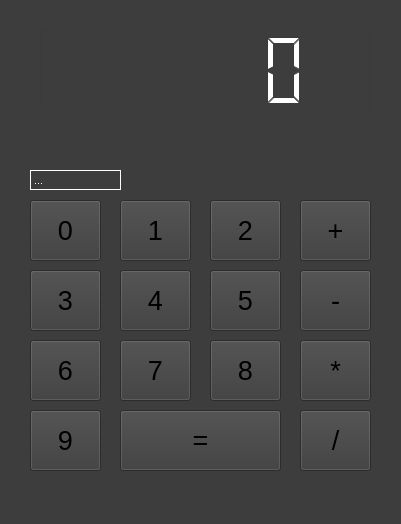
<?xml version="1.0" encoding="UTF-8"?>
<ui version="4.0">
 <class>Calculadora</class>
 <widget class="QMainWindow" name="Calculadora">
  <property name="geometry">
   <rect>
    <x>0</x>
    <y>0</y>
    <width>401</width>
    <height>524</height>
   </rect>
  </property>
  <property name="minimumSize">
   <size>
    <width>401</width>
    <height>524</height>
   </size>
  </property>
  <property name="maximumSize">
   <size>
    <width>401</width>
    <height>524</height>
   </size>
  </property>
  <property name="palette">
   <palette>
    <active>
     <colorrole role="WindowText">
      <brush brushstyle="SolidPattern">
       <color alpha="255">
        <red>0</red>
        <green>0</green>
        <blue>0</blue>
       </color>
      </brush>
     </colorrole>
     <colorrole role="Button">
      <brush brushstyle="SolidPattern">
       <color alpha="255">
        <red>59</red>
        <green>59</green>
        <blue>59</blue>
       </color>
      </brush>
     </colorrole>
     <colorrole role="Light">
      <brush brushstyle="SolidPattern">
       <color alpha="255">
        <red>59</red>
        <green>59</green>
        <blue>59</blue>
       </color>
      </brush>
     </colorrole>
     <colorrole role="Midlight">
      <brush brushstyle="SolidPattern">
       <color alpha="255">
        <red>61</red>
        <green>61</green>
        <blue>61</blue>
       </color>
      </brush>
     </colorrole>
     <colorrole role="Dark">
      <brush brushstyle="SolidPattern">
       <color alpha="255">
        <red>61</red>
        <green>61</green>
        <blue>61</blue>
       </color>
      </brush>
     </colorrole>
     <colorrole role="Mid">
      <brush brushstyle="SolidPattern">
       <color alpha="255">
        <red>61</red>
        <green>61</green>
        <blue>61</blue>
       </color>
      </brush>
     </colorrole>
     <colorrole role="Text">
      <brush brushstyle="SolidPattern">
       <color alpha="255">
        <red>255</red>
        <green>255</green>
        <blue>255</blue>
       </color>
      </brush>
     </colorrole>
     <colorrole role="ButtonText">
      <brush brushstyle="SolidPattern">
       <color alpha="255">
        <red>255</red>
        <green>255</green>
        <blue>255</blue>
       </color>
      </brush>
     </colorrole>
     <colorrole role="Base">
      <brush brushstyle="SolidPattern">
       <color alpha="255">
        <red>91</red>
        <green>91</green>
        <blue>91</blue>
       </color>
      </brush>
     </colorrole>
     <colorrole role="Window">
      <brush brushstyle="SolidPattern">
       <color alpha="255">
        <red>61</red>
        <green>61</green>
        <blue>61</blue>
       </color>
      </brush>
     </colorrole>
     <colorrole role="Shadow">
      <brush brushstyle="SolidPattern">
       <color alpha="255">
        <red>61</red>
        <green>61</green>
        <blue>61</blue>
       </color>
      </brush>
     </colorrole>
     <colorrole role="Highlight">
      <brush brushstyle="SolidPattern">
       <color alpha="255">
        <red>91</red>
        <green>91</green>
        <blue>91</blue>
       </color>
      </brush>
     </colorrole>
     <colorrole role="HighlightedText">
      <brush brushstyle="SolidPattern">
       <color alpha="255">
        <red>91</red>
        <green>91</green>
        <blue>91</blue>
       </color>
      </brush>
     </colorrole>
     <colorrole role="Link">
      <brush brushstyle="SolidPattern">
       <color alpha="255">
        <red>0</red>
        <green>0</green>
        <blue>118</blue>
       </color>
      </brush>
     </colorrole>
     <colorrole role="LinkVisited">
      <brush brushstyle="SolidPattern">
       <color alpha="255">
        <red>0</red>
        <green>56</green>
        <blue>1</blue>
       </color>
      </brush>
     </colorrole>
     <colorrole role="AlternateBase">
      <brush brushstyle="SolidPattern">
       <color alpha="255">
        <red>91</red>
        <green>91</green>
        <blue>91</blue>
       </color>
      </brush>
     </colorrole>
     <colorrole role="NoRole">
      <brush brushstyle="SolidPattern">
       <color alpha="255">
        <red>91</red>
        <green>91</green>
        <blue>91</blue>
       </color>
      </brush>
     </colorrole>
     <colorrole role="ToolTipBase">
      <brush brushstyle="SolidPattern">
       <color alpha="255">
        <red>91</red>
        <green>91</green>
        <blue>91</blue>
       </color>
      </brush>
     </colorrole>
     <colorrole role="ToolTipText">
      <brush brushstyle="SolidPattern">
       <color alpha="255">
        <red>91</red>
        <green>91</green>
        <blue>91</blue>
       </color>
      </brush>
     </colorrole>
    </active>
    <inactive>
     <colorrole role="WindowText">
      <brush brushstyle="SolidPattern">
       <color alpha="255">
        <red>0</red>
        <green>0</green>
        <blue>0</blue>
       </color>
      </brush>
     </colorrole>
     <colorrole role="Button">
      <brush brushstyle="SolidPattern">
       <color alpha="255">
        <red>59</red>
        <green>59</green>
        <blue>59</blue>
       </color>
      </brush>
     </colorrole>
     <colorrole role="Light">
      <brush brushstyle="SolidPattern">
       <color alpha="255">
        <red>59</red>
        <green>59</green>
        <blue>59</blue>
       </color>
      </brush>
     </colorrole>
     <colorrole role="Midlight">
      <brush brushstyle="SolidPattern">
       <color alpha="255">
        <red>61</red>
        <green>61</green>
        <blue>61</blue>
       </color>
      </brush>
     </colorrole>
     <colorrole role="Dark">
      <brush brushstyle="SolidPattern">
       <color alpha="255">
        <red>61</red>
        <green>61</green>
        <blue>61</blue>
       </color>
      </brush>
     </colorrole>
     <colorrole role="Mid">
      <brush brushstyle="SolidPattern">
       <color alpha="255">
        <red>61</red>
        <green>61</green>
        <blue>61</blue>
       </color>
      </brush>
     </colorrole>
     <colorrole role="Text">
      <brush brushstyle="SolidPattern">
       <color alpha="255">
        <red>255</red>
        <green>255</green>
        <blue>255</blue>
       </color>
      </brush>
     </colorrole>
     <colorrole role="ButtonText">
      <brush brushstyle="SolidPattern">
       <color alpha="255">
        <red>255</red>
        <green>255</green>
        <blue>255</blue>
       </color>
      </brush>
     </colorrole>
     <colorrole role="Base">
      <brush brushstyle="SolidPattern">
       <color alpha="255">
        <red>91</red>
        <green>91</green>
        <blue>91</blue>
       </color>
      </brush>
     </colorrole>
     <colorrole role="Window">
      <brush brushstyle="SolidPattern">
       <color alpha="255">
        <red>61</red>
        <green>61</green>
        <blue>61</blue>
       </color>
      </brush>
     </colorrole>
     <colorrole role="Shadow">
      <brush brushstyle="SolidPattern">
       <color alpha="255">
        <red>61</red>
        <green>61</green>
        <blue>61</blue>
       </color>
      </brush>
     </colorrole>
     <colorrole role="Highlight">
      <brush brushstyle="SolidPattern">
       <color alpha="255">
        <red>91</red>
        <green>91</green>
        <blue>91</blue>
       </color>
      </brush>
     </colorrole>
     <colorrole role="HighlightedText">
      <brush brushstyle="SolidPattern">
       <color alpha="255">
        <red>91</red>
        <green>91</green>
        <blue>91</blue>
       </color>
      </brush>
     </colorrole>
     <colorrole role="Link">
      <brush brushstyle="SolidPattern">
       <color alpha="255">
        <red>0</red>
        <green>0</green>
        <blue>118</blue>
       </color>
      </brush>
     </colorrole>
     <colorrole role="LinkVisited">
      <brush brushstyle="SolidPattern">
       <color alpha="255">
        <red>0</red>
        <green>56</green>
        <blue>1</blue>
       </color>
      </brush>
     </colorrole>
     <colorrole role="AlternateBase">
      <brush brushstyle="SolidPattern">
       <color alpha="255">
        <red>91</red>
        <green>91</green>
        <blue>91</blue>
       </color>
      </brush>
     </colorrole>
     <colorrole role="NoRole">
      <brush brushstyle="SolidPattern">
       <color alpha="255">
        <red>91</red>
        <green>91</green>
        <blue>91</blue>
       </color>
      </brush>
     </colorrole>
     <colorrole role="ToolTipBase">
      <brush brushstyle="SolidPattern">
       <color alpha="255">
        <red>91</red>
        <green>91</green>
        <blue>91</blue>
       </color>
      </brush>
     </colorrole>
     <colorrole role="ToolTipText">
      <brush brushstyle="SolidPattern">
       <color alpha="255">
        <red>91</red>
        <green>91</green>
        <blue>91</blue>
       </color>
      </brush>
     </colorrole>
    </inactive>
    <disabled>
     <colorrole role="WindowText">
      <brush brushstyle="SolidPattern">
       <color alpha="255">
        <red>61</red>
        <green>61</green>
        <blue>61</blue>
       </color>
      </brush>
     </colorrole>
     <colorrole role="Button">
      <brush brushstyle="SolidPattern">
       <color alpha="255">
        <red>59</red>
        <green>59</green>
        <blue>59</blue>
       </color>
      </brush>
     </colorrole>
     <colorrole role="Light">
      <brush brushstyle="SolidPattern">
       <color alpha="255">
        <red>59</red>
        <green>59</green>
        <blue>59</blue>
       </color>
      </brush>
     </colorrole>
     <colorrole role="Midlight">
      <brush brushstyle="SolidPattern">
       <color alpha="255">
        <red>61</red>
        <green>61</green>
        <blue>61</blue>
       </color>
      </brush>
     </colorrole>
     <colorrole role="Dark">
      <brush brushstyle="SolidPattern">
       <color alpha="255">
        <red>61</red>
        <green>61</green>
        <blue>61</blue>
       </color>
      </brush>
     </colorrole>
     <colorrole role="Mid">
      <brush brushstyle="SolidPattern">
       <color alpha="255">
        <red>61</red>
        <green>61</green>
        <blue>61</blue>
       </color>
      </brush>
     </colorrole>
     <colorrole role="Text">
      <brush brushstyle="SolidPattern">
       <color alpha="255">
        <red>255</red>
        <green>255</green>
        <blue>255</blue>
       </color>
      </brush>
     </colorrole>
     <colorrole role="ButtonText">
      <brush brushstyle="SolidPattern">
       <color alpha="255">
        <red>255</red>
        <green>255</green>
        <blue>255</blue>
       </color>
      </brush>
     </colorrole>
     <colorrole role="Base">
      <brush brushstyle="SolidPattern">
       <color alpha="255">
        <red>61</red>
        <green>61</green>
        <blue>61</blue>
       </color>
      </brush>
     </colorrole>
     <colorrole role="Window">
      <brush brushstyle="SolidPattern">
       <color alpha="255">
        <red>61</red>
        <green>61</green>
        <blue>61</blue>
       </color>
      </brush>
     </colorrole>
     <colorrole role="Shadow">
      <brush brushstyle="SolidPattern">
       <color alpha="255">
        <red>61</red>
        <green>61</green>
        <blue>61</blue>
       </color>
      </brush>
     </colorrole>
     <colorrole role="Highlight">
      <brush brushstyle="SolidPattern">
       <color alpha="255">
        <red>0</red>
        <green>120</green>
        <blue>215</blue>
       </color>
      </brush>
     </colorrole>
     <colorrole role="HighlightedText">
      <brush brushstyle="SolidPattern">
       <color alpha="255">
        <red>91</red>
        <green>91</green>
        <blue>91</blue>
       </color>
      </brush>
     </colorrole>
     <colorrole role="Link">
      <brush brushstyle="SolidPattern">
       <color alpha="255">
        <red>0</red>
        <green>0</green>
        <blue>118</blue>
       </color>
      </brush>
     </colorrole>
     <colorrole role="LinkVisited">
      <brush brushstyle="SolidPattern">
       <color alpha="255">
        <red>0</red>
        <green>56</green>
        <blue>1</blue>
       </color>
      </brush>
     </colorrole>
     <colorrole role="AlternateBase">
      <brush brushstyle="SolidPattern">
       <color alpha="255">
        <red>91</red>
        <green>91</green>
        <blue>91</blue>
       </color>
      </brush>
     </colorrole>
     <colorrole role="NoRole">
      <brush brushstyle="SolidPattern">
       <color alpha="255">
        <red>91</red>
        <green>91</green>
        <blue>91</blue>
       </color>
      </brush>
     </colorrole>
     <colorrole role="ToolTipBase">
      <brush brushstyle="SolidPattern">
       <color alpha="255">
        <red>91</red>
        <green>91</green>
        <blue>91</blue>
       </color>
      </brush>
     </colorrole>
     <colorrole role="ToolTipText">
      <brush brushstyle="SolidPattern">
       <color alpha="255">
        <red>91</red>
        <green>91</green>
        <blue>91</blue>
       </color>
      </brush>
     </colorrole>
    </disabled>
   </palette>
  </property>
  <property name="contextMenuPolicy">
   <enum>Qt::CustomContextMenu</enum>
  </property>
  <property name="windowTitle">
   <string>MainWindow</string>
  </property>
  <property name="autoFillBackground">
   <bool>true</bool>
  </property>
  <property name="tabShape">
   <enum>QTabWidget::Rounded</enum>
  </property>
  <widget class="QWidget" name="centralwidget">
   <widget class="QPushButton" name="BTN0">
    <property name="geometry">
     <rect>
      <x>30</x>
      <y>200</y>
      <width>71</width>
      <height>61</height>
     </rect>
    </property>
    <property name="palette">
     <palette>
      <active>
       <colorrole role="ButtonText">
        <brush brushstyle="SolidPattern">
         <color alpha="255">
          <red>0</red>
          <green>0</green>
          <blue>0</blue>
         </color>
        </brush>
       </colorrole>
      </active>
      <inactive>
       <colorrole role="ButtonText">
        <brush brushstyle="SolidPattern">
         <color alpha="255">
          <red>0</red>
          <green>0</green>
          <blue>0</blue>
         </color>
        </brush>
       </colorrole>
      </inactive>
      <disabled>
       <colorrole role="ButtonText">
        <brush brushstyle="SolidPattern">
         <color alpha="255">
          <red>255</red>
          <green>255</green>
          <blue>255</blue>
         </color>
        </brush>
       </colorrole>
      </disabled>
     </palette>
    </property>
    <property name="font">
     <font>
      <pointsize>20</pointsize>
     </font>
    </property>
    <property name="text">
     <string>0</string>
    </property>
   </widget>
   <widget class="QLCDNumber" name="lcdNumber">
    <property name="geometry">
     <rect>
      <x>40</x>
      <y>30</y>
      <width>331</width>
      <height>81</height>
     </rect>
    </property>
    <property name="palette">
     <palette>
      <active>
       <colorrole role="WindowText">
        <brush brushstyle="SolidPattern">
         <color alpha="255">
          <red>255</red>
          <green>255</green>
          <blue>255</blue>
         </color>
        </brush>
       </colorrole>
      </active>
      <inactive>
       <colorrole role="WindowText">
        <brush brushstyle="SolidPattern">
         <color alpha="255">
          <red>255</red>
          <green>255</green>
          <blue>255</blue>
         </color>
        </brush>
       </colorrole>
      </inactive>
      <disabled>
       <colorrole role="WindowText">
        <brush brushstyle="SolidPattern">
         <color alpha="255">
          <red>61</red>
          <green>61</green>
          <blue>61</blue>
         </color>
        </brush>
       </colorrole>
      </disabled>
     </palette>
    </property>
   </widget>
   <widget class="QPushButton" name="BTN1">
    <property name="geometry">
     <rect>
      <x>120</x>
      <y>200</y>
      <width>71</width>
      <height>61</height>
     </rect>
    </property>
    <property name="palette">
     <palette>
      <active>
       <colorrole role="ButtonText">
        <brush brushstyle="SolidPattern">
         <color alpha="255">
          <red>0</red>
          <green>0</green>
          <blue>0</blue>
         </color>
        </brush>
       </colorrole>
      </active>
      <inactive>
       <colorrole role="ButtonText">
        <brush brushstyle="SolidPattern">
         <color alpha="255">
          <red>0</red>
          <green>0</green>
          <blue>0</blue>
         </color>
        </brush>
       </colorrole>
      </inactive>
      <disabled>
       <colorrole role="ButtonText">
        <brush brushstyle="SolidPattern">
         <color alpha="255">
          <red>255</red>
          <green>255</green>
          <blue>255</blue>
         </color>
        </brush>
       </colorrole>
      </disabled>
     </palette>
    </property>
    <property name="font">
     <font>
      <pointsize>20</pointsize>
     </font>
    </property>
    <property name="text">
     <string>1</string>
    </property>
   </widget>
   <widget class="QPushButton" name="BTN2">
    <property name="geometry">
     <rect>
      <x>210</x>
      <y>200</y>
      <width>71</width>
      <height>61</height>
     </rect>
    </property>
    <property name="palette">
     <palette>
      <active>
       <colorrole role="ButtonText">
        <brush brushstyle="SolidPattern">
         <color alpha="255">
          <red>0</red>
          <green>0</green>
          <blue>0</blue>
         </color>
        </brush>
       </colorrole>
      </active>
      <inactive>
       <colorrole role="ButtonText">
        <brush brushstyle="SolidPattern">
         <color alpha="255">
          <red>0</red>
          <green>0</green>
          <blue>0</blue>
         </color>
        </brush>
       </colorrole>
      </inactive>
      <disabled>
       <colorrole role="ButtonText">
        <brush brushstyle="SolidPattern">
         <color alpha="255">
          <red>255</red>
          <green>255</green>
          <blue>255</blue>
         </color>
        </brush>
       </colorrole>
      </disabled>
     </palette>
    </property>
    <property name="font">
     <font>
      <pointsize>20</pointsize>
     </font>
    </property>
    <property name="text">
     <string>2</string>
    </property>
   </widget>
   <widget class="QPushButton" name="BTN3">
    <property name="geometry">
     <rect>
      <x>30</x>
      <y>270</y>
      <width>71</width>
      <height>61</height>
     </rect>
    </property>
    <property name="palette">
     <palette>
      <active>
       <colorrole role="ButtonText">
        <brush brushstyle="SolidPattern">
         <color alpha="255">
          <red>0</red>
          <green>0</green>
          <blue>0</blue>
         </color>
        </brush>
       </colorrole>
      </active>
      <inactive>
       <colorrole role="ButtonText">
        <brush brushstyle="SolidPattern">
         <color alpha="255">
          <red>0</red>
          <green>0</green>
          <blue>0</blue>
         </color>
        </brush>
       </colorrole>
      </inactive>
      <disabled>
       <colorrole role="ButtonText">
        <brush brushstyle="SolidPattern">
         <color alpha="255">
          <red>255</red>
          <green>255</green>
          <blue>255</blue>
         </color>
        </brush>
       </colorrole>
      </disabled>
     </palette>
    </property>
    <property name="font">
     <font>
      <pointsize>20</pointsize>
     </font>
    </property>
    <property name="text">
     <string>3</string>
    </property>
   </widget>
   <widget class="QPushButton" name="BTN4">
    <property name="geometry">
     <rect>
      <x>120</x>
      <y>270</y>
      <width>71</width>
      <height>61</height>
     </rect>
    </property>
    <property name="palette">
     <palette>
      <active>
       <colorrole role="ButtonText">
        <brush brushstyle="SolidPattern">
         <color alpha="255">
          <red>0</red>
          <green>0</green>
          <blue>0</blue>
         </color>
        </brush>
       </colorrole>
      </active>
      <inactive>
       <colorrole role="ButtonText">
        <brush brushstyle="SolidPattern">
         <color alpha="255">
          <red>0</red>
          <green>0</green>
          <blue>0</blue>
         </color>
        </brush>
       </colorrole>
      </inactive>
      <disabled>
       <colorrole role="ButtonText">
        <brush brushstyle="SolidPattern">
         <color alpha="255">
          <red>255</red>
          <green>255</green>
          <blue>255</blue>
         </color>
        </brush>
       </colorrole>
      </disabled>
     </palette>
    </property>
    <property name="font">
     <font>
      <pointsize>20</pointsize>
     </font>
    </property>
    <property name="text">
     <string>4</string>
    </property>
   </widget>
   <widget class="QPushButton" name="BTN5">
    <property name="geometry">
     <rect>
      <x>210</x>
      <y>270</y>
      <width>71</width>
      <height>61</height>
     </rect>
    </property>
    <property name="palette">
     <palette>
      <active>
       <colorrole role="ButtonText">
        <brush brushstyle="SolidPattern">
         <color alpha="255">
          <red>0</red>
          <green>0</green>
          <blue>0</blue>
         </color>
        </brush>
       </colorrole>
      </active>
      <inactive>
       <colorrole role="ButtonText">
        <brush brushstyle="SolidPattern">
         <color alpha="255">
          <red>0</red>
          <green>0</green>
          <blue>0</blue>
         </color>
        </brush>
       </colorrole>
      </inactive>
      <disabled>
       <colorrole role="ButtonText">
        <brush brushstyle="SolidPattern">
         <color alpha="255">
          <red>255</red>
          <green>255</green>
          <blue>255</blue>
         </color>
        </brush>
       </colorrole>
      </disabled>
     </palette>
    </property>
    <property name="font">
     <font>
      <pointsize>20</pointsize>
     </font>
    </property>
    <property name="text">
     <string>5</string>
    </property>
   </widget>
   <widget class="QPushButton" name="BTN6">
    <property name="geometry">
     <rect>
      <x>30</x>
      <y>340</y>
      <width>71</width>
      <height>61</height>
     </rect>
    </property>
    <property name="palette">
     <palette>
      <active>
       <colorrole role="ButtonText">
        <brush brushstyle="SolidPattern">
         <color alpha="255">
          <red>0</red>
          <green>0</green>
          <blue>0</blue>
         </color>
        </brush>
       </colorrole>
      </active>
      <inactive>
       <colorrole role="ButtonText">
        <brush brushstyle="SolidPattern">
         <color alpha="255">
          <red>0</red>
          <green>0</green>
          <blue>0</blue>
         </color>
        </brush>
       </colorrole>
      </inactive>
      <disabled>
       <colorrole role="ButtonText">
        <brush brushstyle="SolidPattern">
         <color alpha="255">
          <red>255</red>
          <green>255</green>
          <blue>255</blue>
         </color>
        </brush>
       </colorrole>
      </disabled>
     </palette>
    </property>
    <property name="font">
     <font>
      <pointsize>20</pointsize>
     </font>
    </property>
    <property name="text">
     <string>6</string>
    </property>
   </widget>
   <widget class="QPushButton" name="BTN7">
    <property name="geometry">
     <rect>
      <x>120</x>
      <y>340</y>
      <width>71</width>
      <height>61</height>
     </rect>
    </property>
    <property name="palette">
     <palette>
      <active>
       <colorrole role="ButtonText">
        <brush brushstyle="SolidPattern">
         <color alpha="255">
          <red>0</red>
          <green>0</green>
          <blue>0</blue>
         </color>
        </brush>
       </colorrole>
      </active>
      <inactive>
       <colorrole role="ButtonText">
        <brush brushstyle="SolidPattern">
         <color alpha="255">
          <red>0</red>
          <green>0</green>
          <blue>0</blue>
         </color>
        </brush>
       </colorrole>
      </inactive>
      <disabled>
       <colorrole role="ButtonText">
        <brush brushstyle="SolidPattern">
         <color alpha="255">
          <red>255</red>
          <green>255</green>
          <blue>255</blue>
         </color>
        </brush>
       </colorrole>
      </disabled>
     </palette>
    </property>
    <property name="font">
     <font>
      <pointsize>20</pointsize>
     </font>
    </property>
    <property name="text">
     <string>7</string>
    </property>
   </widget>
   <widget class="QPushButton" name="BTN8">
    <property name="geometry">
     <rect>
      <x>210</x>
      <y>340</y>
      <width>71</width>
      <height>61</height>
     </rect>
    </property>
    <property name="palette">
     <palette>
      <active>
       <colorrole role="ButtonText">
        <brush brushstyle="SolidPattern">
         <color alpha="255">
          <red>0</red>
          <green>0</green>
          <blue>0</blue>
         </color>
        </brush>
       </colorrole>
      </active>
      <inactive>
       <colorrole role="ButtonText">
        <brush brushstyle="SolidPattern">
         <color alpha="255">
          <red>0</red>
          <green>0</green>
          <blue>0</blue>
         </color>
        </brush>
       </colorrole>
      </inactive>
      <disabled>
       <colorrole role="ButtonText">
        <brush brushstyle="SolidPattern">
         <color alpha="255">
          <red>255</red>
          <green>255</green>
          <blue>255</blue>
         </color>
        </brush>
       </colorrole>
      </disabled>
     </palette>
    </property>
    <property name="font">
     <font>
      <pointsize>20</pointsize>
     </font>
    </property>
    <property name="text">
     <string>8</string>
    </property>
   </widget>
   <widget class="QPushButton" name="BTN9">
    <property name="geometry">
     <rect>
      <x>30</x>
      <y>410</y>
      <width>71</width>
      <height>61</height>
     </rect>
    </property>
    <property name="palette">
     <palette>
      <active>
       <colorrole role="ButtonText">
        <brush brushstyle="SolidPattern">
         <color alpha="255">
          <red>0</red>
          <green>0</green>
          <blue>0</blue>
         </color>
        </brush>
       </colorrole>
      </active>
      <inactive>
       <colorrole role="ButtonText">
        <brush brushstyle="SolidPattern">
         <color alpha="255">
          <red>0</red>
          <green>0</green>
          <blue>0</blue>
         </color>
        </brush>
       </colorrole>
      </inactive>
      <disabled>
       <colorrole role="ButtonText">
        <brush brushstyle="SolidPattern">
         <color alpha="255">
          <red>255</red>
          <green>255</green>
          <blue>255</blue>
         </color>
        </brush>
       </colorrole>
      </disabled>
     </palette>
    </property>
    <property name="font">
     <font>
      <pointsize>20</pointsize>
     </font>
    </property>
    <property name="text">
     <string>9</string>
    </property>
   </widget>
   <widget class="QPushButton" name="BTNIgual">
    <property name="geometry">
     <rect>
      <x>120</x>
      <y>410</y>
      <width>161</width>
      <height>61</height>
     </rect>
    </property>
    <property name="palette">
     <palette>
      <active>
       <colorrole role="ButtonText">
        <brush brushstyle="SolidPattern">
         <color alpha="255">
          <red>0</red>
          <green>0</green>
          <blue>0</blue>
         </color>
        </brush>
       </colorrole>
      </active>
      <inactive>
       <colorrole role="ButtonText">
        <brush brushstyle="SolidPattern">
         <color alpha="255">
          <red>0</red>
          <green>0</green>
          <blue>0</blue>
         </color>
        </brush>
       </colorrole>
      </inactive>
      <disabled>
       <colorrole role="ButtonText">
        <brush brushstyle="SolidPattern">
         <color alpha="255">
          <red>255</red>
          <green>255</green>
          <blue>255</blue>
         </color>
        </brush>
       </colorrole>
      </disabled>
     </palette>
    </property>
    <property name="font">
     <font>
      <pointsize>20</pointsize>
     </font>
    </property>
    <property name="text">
     <string>=</string>
    </property>
   </widget>
   <widget class="QPushButton" name="BTNMais">
    <property name="geometry">
     <rect>
      <x>300</x>
      <y>200</y>
      <width>71</width>
      <height>61</height>
     </rect>
    </property>
    <property name="palette">
     <palette>
      <active>
       <colorrole role="ButtonText">
        <brush brushstyle="SolidPattern">
         <color alpha="255">
          <red>0</red>
          <green>0</green>
          <blue>0</blue>
         </color>
        </brush>
       </colorrole>
      </active>
      <inactive>
       <colorrole role="ButtonText">
        <brush brushstyle="SolidPattern">
         <color alpha="255">
          <red>0</red>
          <green>0</green>
          <blue>0</blue>
         </color>
        </brush>
       </colorrole>
      </inactive>
      <disabled>
       <colorrole role="ButtonText">
        <brush brushstyle="SolidPattern">
         <color alpha="255">
          <red>255</red>
          <green>255</green>
          <blue>255</blue>
         </color>
        </brush>
       </colorrole>
      </disabled>
     </palette>
    </property>
    <property name="font">
     <font>
      <pointsize>20</pointsize>
     </font>
    </property>
    <property name="text">
     <string>+</string>
    </property>
   </widget>
   <widget class="QPushButton" name="BTNMenos">
    <property name="geometry">
     <rect>
      <x>300</x>
      <y>270</y>
      <width>71</width>
      <height>61</height>
     </rect>
    </property>
    <property name="palette">
     <palette>
      <active>
       <colorrole role="ButtonText">
        <brush brushstyle="SolidPattern">
         <color alpha="255">
          <red>0</red>
          <green>0</green>
          <blue>0</blue>
         </color>
        </brush>
       </colorrole>
      </active>
      <inactive>
       <colorrole role="ButtonText">
        <brush brushstyle="SolidPattern">
         <color alpha="255">
          <red>0</red>
          <green>0</green>
          <blue>0</blue>
         </color>
        </brush>
       </colorrole>
      </inactive>
      <disabled>
       <colorrole role="ButtonText">
        <brush brushstyle="SolidPattern">
         <color alpha="255">
          <red>255</red>
          <green>255</green>
          <blue>255</blue>
         </color>
        </brush>
       </colorrole>
      </disabled>
     </palette>
    </property>
    <property name="font">
     <font>
      <pointsize>20</pointsize>
     </font>
    </property>
    <property name="text">
     <string>-</string>
    </property>
   </widget>
   <widget class="QPushButton" name="BTNVezes">
    <property name="geometry">
     <rect>
      <x>300</x>
      <y>340</y>
      <width>71</width>
      <height>61</height>
     </rect>
    </property>
    <property name="palette">
     <palette>
      <active>
       <colorrole role="ButtonText">
        <brush brushstyle="SolidPattern">
         <color alpha="255">
          <red>0</red>
          <green>0</green>
          <blue>0</blue>
         </color>
        </brush>
       </colorrole>
      </active>
      <inactive>
       <colorrole role="ButtonText">
        <brush brushstyle="SolidPattern">
         <color alpha="255">
          <red>0</red>
          <green>0</green>
          <blue>0</blue>
         </color>
        </brush>
       </colorrole>
      </inactive>
      <disabled>
       <colorrole role="ButtonText">
        <brush brushstyle="SolidPattern">
         <color alpha="255">
          <red>255</red>
          <green>255</green>
          <blue>255</blue>
         </color>
        </brush>
       </colorrole>
      </disabled>
     </palette>
    </property>
    <property name="font">
     <font>
      <pointsize>20</pointsize>
     </font>
    </property>
    <property name="text">
     <string>*</string>
    </property>
   </widget>
   <widget class="QPushButton" name="BTNDividir">
    <property name="geometry">
     <rect>
      <x>300</x>
      <y>410</y>
      <width>71</width>
      <height>61</height>
     </rect>
    </property>
    <property name="palette">
     <palette>
      <active>
       <colorrole role="ButtonText">
        <brush brushstyle="SolidPattern">
         <color alpha="255">
          <red>0</red>
          <green>0</green>
          <blue>0</blue>
         </color>
        </brush>
       </colorrole>
      </active>
      <inactive>
       <colorrole role="ButtonText">
        <brush brushstyle="SolidPattern">
         <color alpha="255">
          <red>0</red>
          <green>0</green>
          <blue>0</blue>
         </color>
        </brush>
       </colorrole>
      </inactive>
      <disabled>
       <colorrole role="ButtonText">
        <brush brushstyle="SolidPattern">
         <color alpha="255">
          <red>255</red>
          <green>255</green>
          <blue>255</blue>
         </color>
        </brush>
       </colorrole>
      </disabled>
     </palette>
    </property>
    <property name="font">
     <font>
      <pointsize>20</pointsize>
     </font>
    </property>
    <property name="text">
     <string>/</string>
    </property>
   </widget>
   <widget class="QLabel" name="Time">
    <property name="geometry">
     <rect>
      <x>30</x>
      <y>170</y>
      <width>91</width>
      <height>20</height>
     </rect>
    </property>
    <property name="palette">
     <palette>
      <active>
       <colorrole role="WindowText">
        <brush brushstyle="SolidPattern">
         <color alpha="255">
          <red>255</red>
          <green>255</green>
          <blue>255</blue>
         </color>
        </brush>
       </colorrole>
      </active>
      <inactive>
       <colorrole role="WindowText">
        <brush brushstyle="SolidPattern">
         <color alpha="255">
          <red>255</red>
          <green>255</green>
          <blue>255</blue>
         </color>
        </brush>
       </colorrole>
      </inactive>
      <disabled>
       <colorrole role="WindowText">
        <brush brushstyle="SolidPattern">
         <color alpha="255">
          <red>61</red>
          <green>61</green>
          <blue>61</blue>
         </color>
        </brush>
       </colorrole>
      </disabled>
     </palette>
    </property>
    <property name="font">
     <font>
      <stylestrategy>NoAntialias</stylestrategy>
     </font>
    </property>
    <property name="focusPolicy">
     <enum>Qt::NoFocus</enum>
    </property>
    <property name="contextMenuPolicy">
     <enum>Qt::CustomContextMenu</enum>
    </property>
    <property name="autoFillBackground">
     <bool>false</bool>
    </property>
    <property name="inputMethodHints">
     <set>Qt::ImhDate|Qt::ImhTime</set>
    </property>
    <property name="frameShape">
     <enum>QFrame::Box</enum>
    </property>
    <property name="text">
     <string>...</string>
    </property>
   </widget>
  </widget>
 </widget>
 <resources/>
 <connections/>
</ui>
